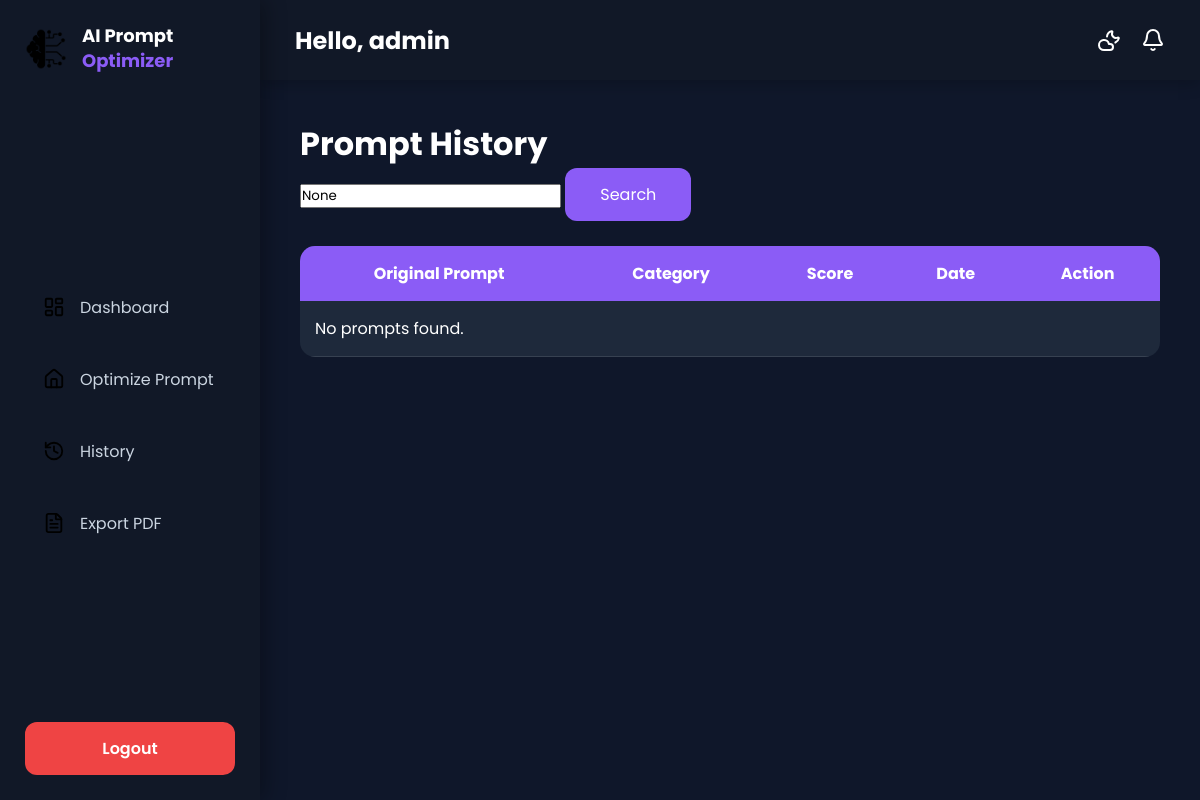
The page /history/ (signed in) on the database as committed earlier.
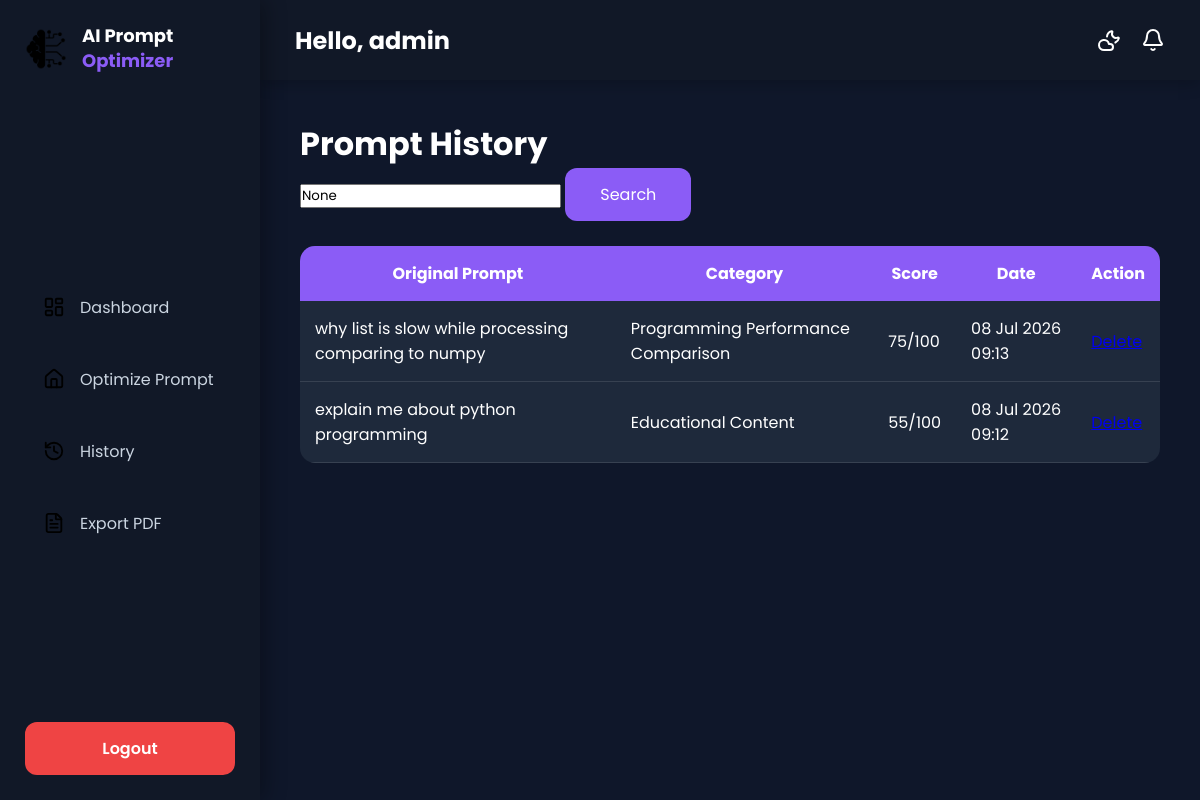
The same page on the database as committed later.
### optimizer/models.py (models this page shows, shortened)
class PromptHistory(models.Model):
    user = models.ForeignKey(User,on_delete=models.CASCADE)
    original_prompt = models.TextField()
    optimized_prompt = models.TextField()
    quality_score = models.IntegerField()
    category = models.CharField(max_length=100)
    created_at = models.DateTimeField(auto_now_add=True)

### optimizer/views.py (the view)
# urls.py: path('history/',views.history, name='history'),
@login_required
def history(request):
    search = request.GET.get("search")
    prompts = PromptHistory.objects.filter(user=request.user)
    if search:
        prompts = prompts.filter(
            original_prompt__icontains=search
        )
    prompts = prompts.order_by("-created_at")
    return render(
        request,
        "history.html",
        {
            "prompts": prompts,
            "search": search
        }
    )

### templates/history.html (shortened to what this page needs)
{% extends 'base.html' %}
{% block content %}
  <h1>Prompt History</h1>
  <form method="GET">
    <input
        type="text"
        name="search"
        placeholder="Search prompts..."
        value="{{ search }}">
    <button type="submit">
        Search
    </button>
   </form>
    <br>
  <table class="history-table">
    <thead>
        <tr>
            <th>Original Prompt</th>
            <th>Category</th>
            <th>Score</th>
            <th>Date</th>
            <th>Action</th>
        </tr>
    </thead>
    <tbody>
    {% for prompt in prompts %}
        <tr>
            <td>{{ prompt.original_prompt }}</td>
            <td>{{ prompt.category }}</td>
            <td>{{ prompt.quality_score }}/100</td>
            <td>{{ prompt.created_at|date:"d M Y H:i" }}</td>
            <td>
                <a href="{% url 'delete_prompt' prompt.id %}">
                </a>
            </td>
        </tr>
    {% empty %}
        <tr>
            <td colspan="5">No prompts found.</td>
        </tr>
    {% endfor %}
    </tbody>
</table>
{% endblock %}

Rows that differ between the two databases and show on the page:
added PromptHistory: original_prompt "why list is slow while processing comparing to numpy", category "Programming Performance Comparison", quality_score "75", created_at "08 Jul 2026 09:13"
added PromptHistory: original_prompt "explain me about python programming", category "Educational Content", quality_score "55", created_at "08 Jul 2026 09:12"
Other text that changed with them:
text no longer shown: "No prompts found."
